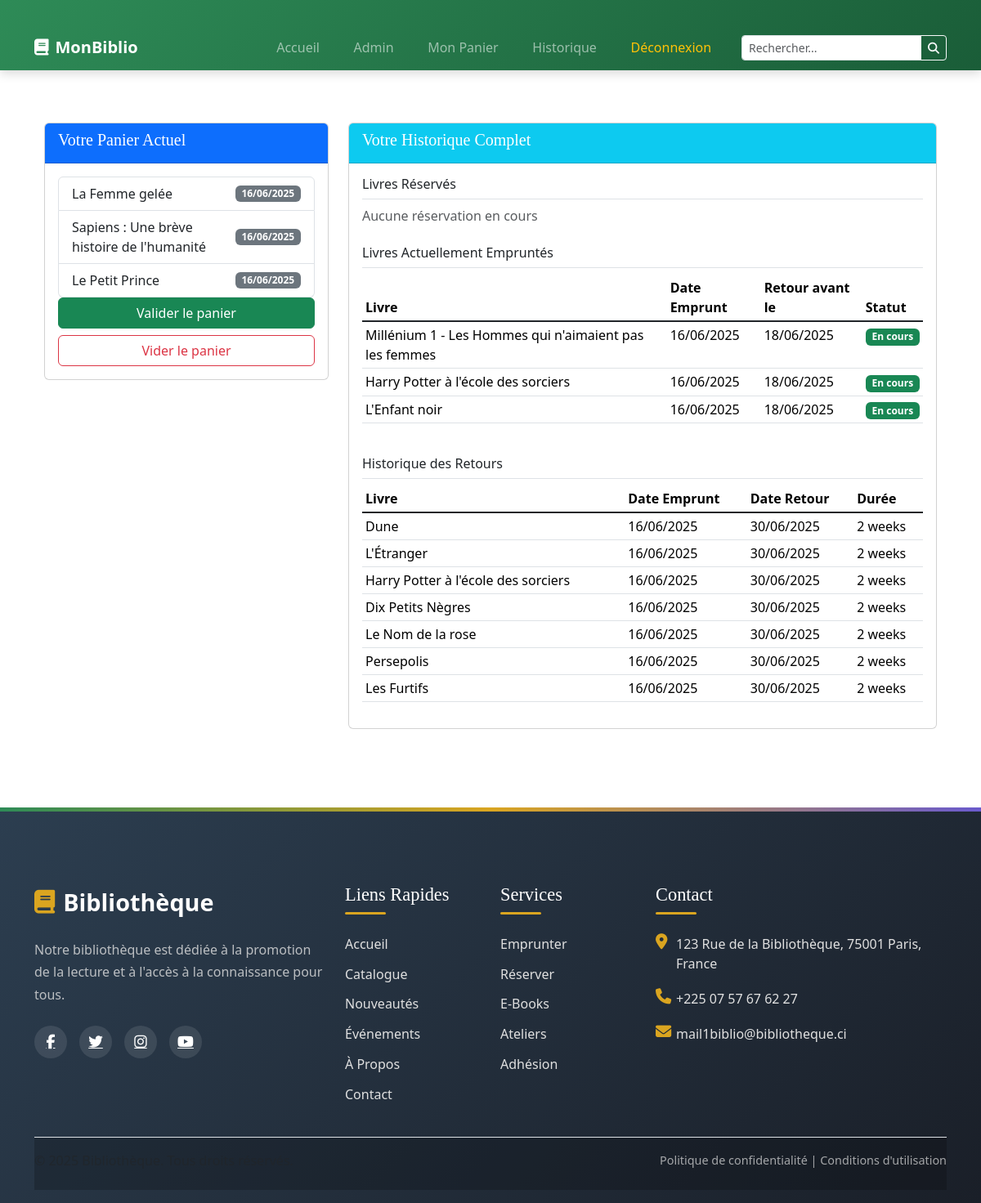
/historique/ (signed in), run on the app's committed database.
### appbiblio/models.py (models this page shows, shortened)
class LignePanier(models.Model):
    panier = models.ForeignKey(Panier, on_delete=models.CASCADE, related_name='lignes_panier')  # Ajout ici
    livre = models.ForeignKey(Livre, on_delete=models.CASCADE)
    date_ajout = models.DateTimeField(auto_now_add=True)
    actif = models.BooleanField(default=True)
    quantite = models.PositiveIntegerField(default=1)
    class Meta:
        unique_together = ('panier', 'livre')

class Livre(models.Model):
    titre = models.CharField(max_length=200)
    auteur = models.CharField(max_length=200)
    categorie = models.ForeignKey('Categorie', on_delete=models.CASCADE, related_name='livres')
    isbn = models.CharField(max_length=13, default='0000000000000')
    prix = models.DecimalField(max_digits=10, decimal_places=2)
    prix_litteraire = models.CharField(max_length=255, null=True, blank=True)
    date_publication = models.DateField()
    description = models.TextField()
    couverture = models.ImageField(upload_to='couvertures/', default='appbiblio/defaut.jpg')
    couverture_url = models.URLField(max_length=500, blank=True, null=True)
    statut = models.CharField(
        max_length=20,
        choices=[('disponible', 'Disponible'), ('emprunte', 'Emprunté'), ('réservé', 'Réservé')],
        default='disponible'
    )

class Emprunt(models.Model):
    utilisateur = models.ForeignKey(User, on_delete=models.CASCADE)
    livre = models.ForeignKey(Livre, on_delete=models.CASCADE)
    date_retrait = models.DateTimeField()
    date_retour = models.DateTimeField(null=True, blank=True)
    date_limite_retrait = models.DateTimeField()

### appbiblio/views.py (the view)
# urls.py: path('historique/', views.historique_utilisateur, name='historique'),
@login_required
def historique_utilisateur(request):
    try:
        panier_actif = LignePanier.objects.filter(
            panier__utilisateur=request.user
        ).select_related('livre')
        emprunts_actifs = Emprunt.objects.filter(
            utilisateur=request.user,
            date_retour__isnull=True
        ).annotate(
            en_retard=Case(
                When(date_limite_retrait__lt=timezone.now(), then=Value(True)),
                default=Value(False),
                output_field=BooleanField()
            )
        ).select_related('livre')
        context = {
            'panier_actif': panier_actif,
            'livres_empruntes': emprunts_actifs,
            'livres_retournes': Emprunt.objects.filter(
                utilisateur=request.user,
                date_retour__isnull=False
            ).select_related('livre'),
            'livres_reserves': HistoriqueLivre.objects.filter(
                utilisateur=request.user,
                statut='réservé'
            ).select_related('livre'),
            'now': timezone.now(),
        }
        return render(request, 'appbiblio/historique.html', context)
    except Exception as e:
        logger.error(f"Erreur historique utilisateur: {str(e)}", exc_info=True)
        messages.error(request, "Une erreur est survenue lors de la récupération de votre historique.")
        return redirect('home')

### appbiblio/templates/appbiblio/historique.html
{% extends 'appbiblio/panier_base.html' %}
{% load static %}
{% block content %}
<div class="container py-5">
    <div class="row">
        <div class="col-md-4">
            <div class="card mb-4">
                <div class="card-header bg-primary text-white">
                    <h5>Votre Panier Actuel</h5>
                </div>
                <div class="card-body">
                    {% if panier_actif %}
                        <ul class="list-group">
                            {% for ligne in panier_actif %}
                            <li class="list-group-item d-flex justify-content-between align-items-center">
                                {{ ligne.livre.titre }}
                                <span class="badge bg-secondary">{{ ligne.date_ajout|date:"d/m/Y" }}</span>
                            </li>
                            {% endfor %}
                        </ul>
                        {% if panier_actif %}
                        <div class="d-grid gap-2">
                            <a href="{% url 'valider_panier' %}" class="btn btn-success">Valider le panier</a>
                            <a href="{% url 'vider_panier' %}" class="btn btn-outline-danger">Vider le panier</a>
                        </div>
                        {% endif %}
                    {% else %}
                        <p class="text-muted">Votre panier est vide</p>
                    {% endif %}
                </div>
            </div>
        </div>
        <div class="col-md-8">
            <div class="card">
                <div class="card-header bg-info text-white">
                    <h5>Votre Historique Complet</h5>
                </div>
                <div class="card-body">
                    <div class="mb-4">
                        <h6 class="border-bottom pb-2">Livres Réservés</h6>
                        {% if livres_reserves %}
                            <div class="table-responsive">
                                <table class="table table-sm">
                                    <thead>
                                        <tr>
                                            <th>Livre</th>
                                            <th>Date Réservation</th>
                                            <th>Date Fin</th>
                                            <th>Statut</th>
                                        </tr>
                                    </thead>
                                    <tbody>
                                        {% for item in livres_reserves %}
                                        <tr>
                                            <td>{{ item.livre.titre }}</td>
                                            <td>{{ item.date_action|date:"d/m/Y H:i" }}</td>
                                            <td>{{ item.date_fin|date:"d/m/Y" }}</td>
                                            <td>
                                                <span class="badge bg-{% if item.date_fin < now %}danger{% else %}warning{% endif %}">
                                                    {{ item.get_statut_display }}
                                                    {% if item.date_fin < now %} (En retard){% endif %}
                                                </span>
                                            </td>
                                        </tr>
                                        {% endfor %}
                                    </tbody>
                                </table>
                            </div>
                        {% else %}
                            <p class="text-muted">Aucune réservation en cours</p>
                        {% endif %}
                    </div>
                    <div class="mb-4">
                        <h6 class="border-bottom pb-2">Livres Actuellement Empruntés</h6>
                        {% if livres_empruntes %}
                            <div class="table-responsive">
                                <table class="table table-sm">
                                    <thead>
                                        <tr>
                                            <th>Livre</th>
                                            <th>Date Emprunt</th>
                                            <th>Retour avant le</th>
                                            <th>Statut</th>
                                        </tr>
                                    </thead>
                                    <tbody>
                                        {% for emprunt in livres_empruntes %}
                                        <tr class="{% if emprunt.en_retard %}table-danger{% endif %}">
                                            <td>{{ emprunt.livre.titre }}</td>
                                            <td>{{ emprunt.date_retrait|date:"d/m/Y" }}</td>
                                            <td>{{ emprunt.date_limite_retrait|date:"d/m/Y" }}</td>
                                            <td>
                                                {% if emprunt.en_retard %}
                                                    <span class="badge bg-danger">En retard</span>
                                                {% else %}
                                                    <span class="badge bg-success">En cours</span>
                                                {% endif %}
                                            </td>
                                        </tr>
                                        {% endfor %}
                                    </tbody>
                                </table>
                            </div>
                        {% else %}
                            <p class="text-muted">Aucun emprunt en cours</p>
                        {% endif %}
                    </div>
                    <div>
                        <h6 class="border-bottom pb-2">Historique des Retours</h6>
                        {% if livres_retournes %}
                            <div class="table-responsive">
                                <table class="table table-sm">
                                    <thead>
                                        <tr>
                                            <th>Livre</th>
                                            <th>Date Emprunt</th>
                                            <th>Date Retour</th>
                                            <th>Durée</th>
                                        </tr>
                                    </thead>
                                    <tbody>
                                        {% for emprunt in livres_retournes %}
                                        <tr>
                                            <td>{{ emprunt.livre.titre }}</td>
                                            <td>{{ emprunt.date_retrait|date:"d/m/Y" }}</td>
                                            <td>{{ emprunt.date_retour|date:"d/m/Y" }}</td>
                                            <td>{{ emprunt.date_retrait|timesince:emprunt.date_retour }}</td>
                                        </tr>
                                        {% endfor %}
                                    </tbody>
                                </table>
                            </div>
                        {% else %}
                            <p class="text-muted">Aucun livre retourné</p>
                        {% endif %}
                    </div>
                </div>
            </div>
        </div>
    </div>
</div>
{% endblock %}

### data on the page
LignePanier: livre.titre "La Femme gelée", date_ajout "16/06/2025"
LignePanier: livre.titre "Sapiens : Une brève histoire de l'humanité", date_ajout "16/06/2025"
LignePanier: livre.titre "Le Petit Prince", date_ajout "16/06/2025"
Emprunt: livre.titre "Millénium 1 - Les Hommes qui n'aimaient pas les femmes", date_retrait "16/06/2025", date_limite_retrait "18/06/2025", shows "En cours"
Emprunt: livre.titre "Harry Potter à l'école des sorciers", date_retrait "16/06/2025", date_limite_retrait "18/06/2025", shows "En cours"
Emprunt: livre.titre "L'Enfant noir", date_retrait "16/06/2025", date_limite_retrait "18/06/2025", shows "En cours"
Emprunt: livre.titre "Dune", date_retrait "16/06/2025", date_retour "30/06/2025", date_retrait "2 weeks"
Emprunt: livre.titre "L'Étranger", date_retrait "16/06/2025", date_retour "30/06/2025", date_retrait "2 weeks"
Emprunt: livre.titre "Harry Potter à l'école des sorciers", date_retrait "16/06/2025", date_retour "30/06/2025", date_retrait "2 weeks"
Emprunt: livre.titre "Dix Petits Nègres", date_retrait "16/06/2025", date_retour "30/06/2025", date_retrait "2 weeks"
Emprunt: livre.titre "Le Nom de la rose", date_retrait "16/06/2025", date_retour "30/06/2025", date_retrait "2 weeks"
Emprunt: livre.titre "Persepolis", date_retrait "16/06/2025", date_retour "30/06/2025", date_retrait "2 weeks"
Emprunt: livre.titre "Les Furtifs", date_retrait "16/06/2025", date_retour "30/06/2025", date_retrait "2 weeks"
